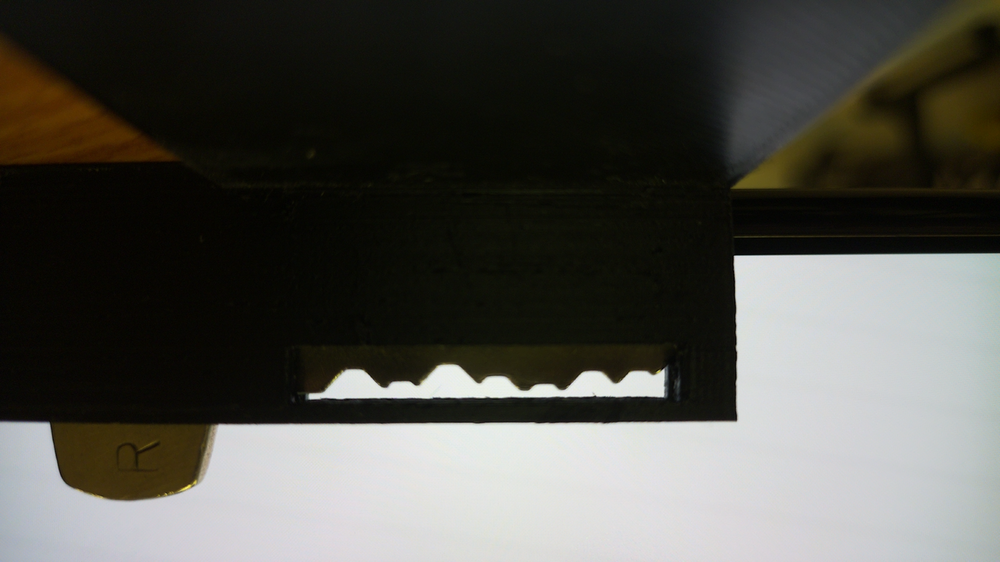
#> input picture out_capture.png, 1000 x 562 px, shrunk from 1920 x 1080 before the run
$ python gradient.py
#> lines starting #> are read from the running program, lines starting #| are printed output that depends on the picture; after the words box and inside, x2 and y2 are one past the last pixel; in counts of white or black regions, pixels touching at a corner belong together
"""
Uses cv2 Canny edge detection to get outline of key.
Outputs to an image file (out_gradient.png)
Authors: Lucas Donovan, John Larcinese
"""

import cv2
import os

# Input image
input_img = "out_capture.png"
#input_img = "Reference_Key.png" # Reference image for testing

# Read in image and convert to greyscale
img = cv2.imread(input_img, 0)
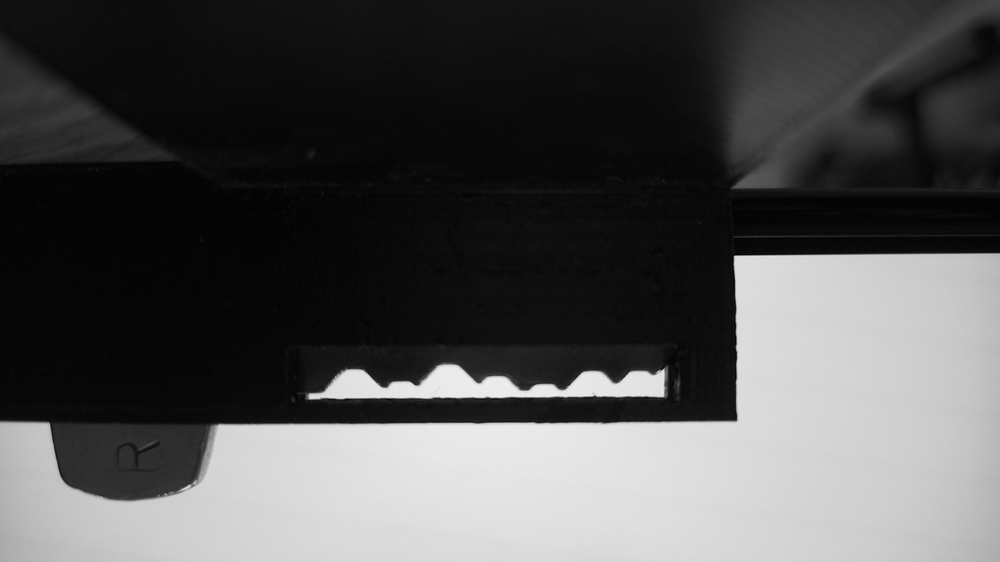
#> img: shape (562, 1000); min 0, max 241, mean 80.3
img = cv2.rotate(img, cv2.ROTATE_180)
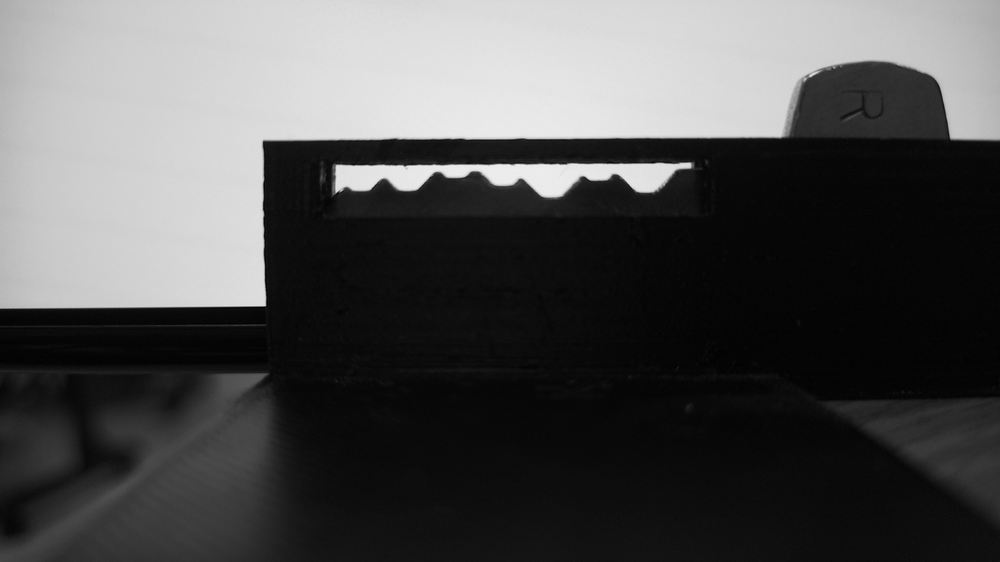
#> img: shape (562, 1000); min 0, max 241, mean 80.3

# Apply Gaussian Blur
blur = cv2.GaussianBlur(img, (7, 7), 0)

# Detect edges
edge = cv2.Canny(blur, 150, 255)
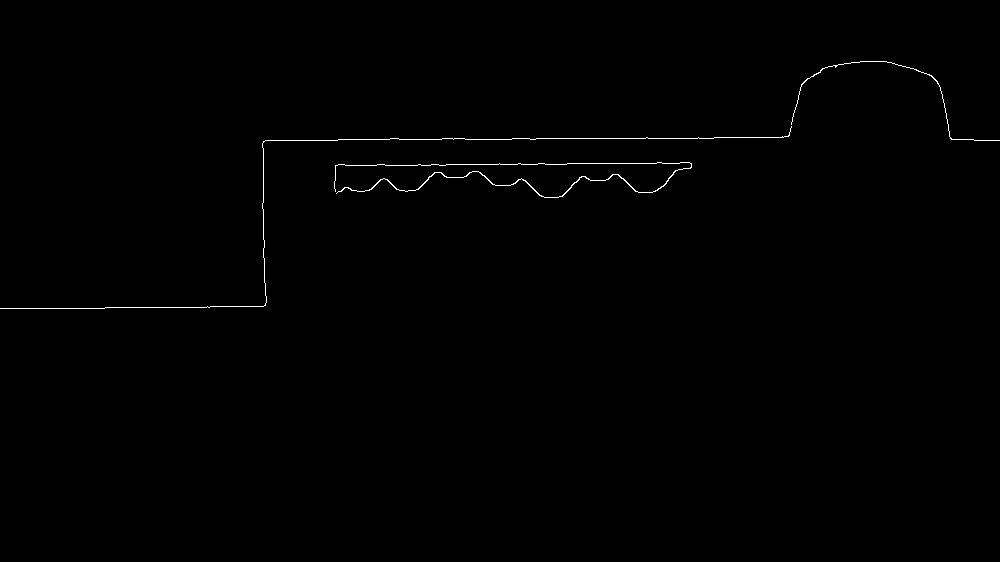
#> edge: shape (562, 1000); 0.39% white in thin lines or dots, all inside (x1, y1, x2, y2) = (0, 61, 1000, 309)

# Output image to file
#outpath = os.path.join(os.getcwd(), "out_gradient.png")
#cv2.imwrite(outpath, edge)

# Output image to screen
cv2.imshow('New image', edge)
cv2.waitKey(0)
cv2.destroyAllWindows()

$ run again, with out_gradient.png copied over out_capture.png
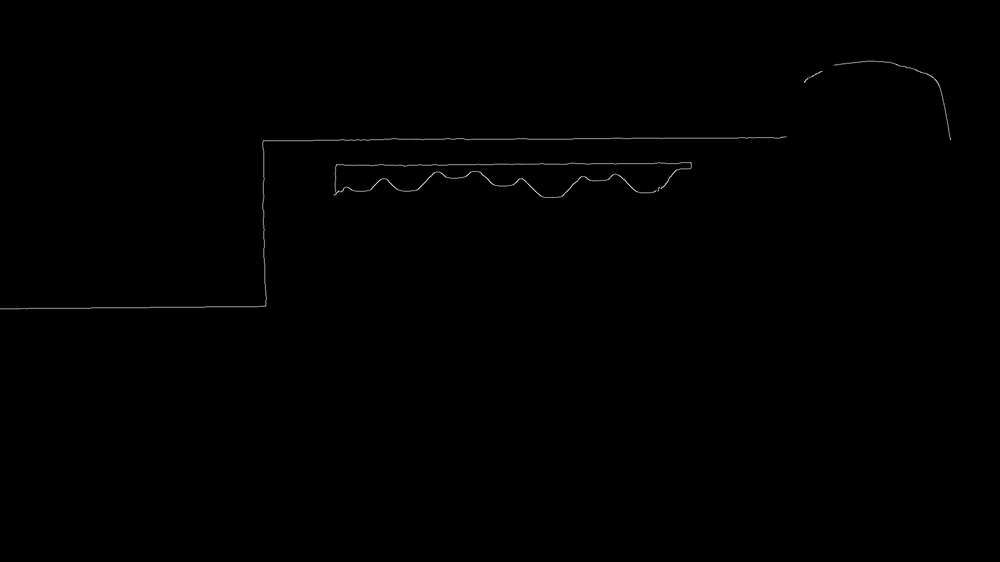
#> input picture out_gradient.png, 1000 x 562 px, shrunk from 1920 x 1080 before the run
#> img is the input picture: shape (562, 1000); min 0, max 212, mean 0.6
#> `blur = cv2.GaussianBlur(img, (7, 7), 0)`:
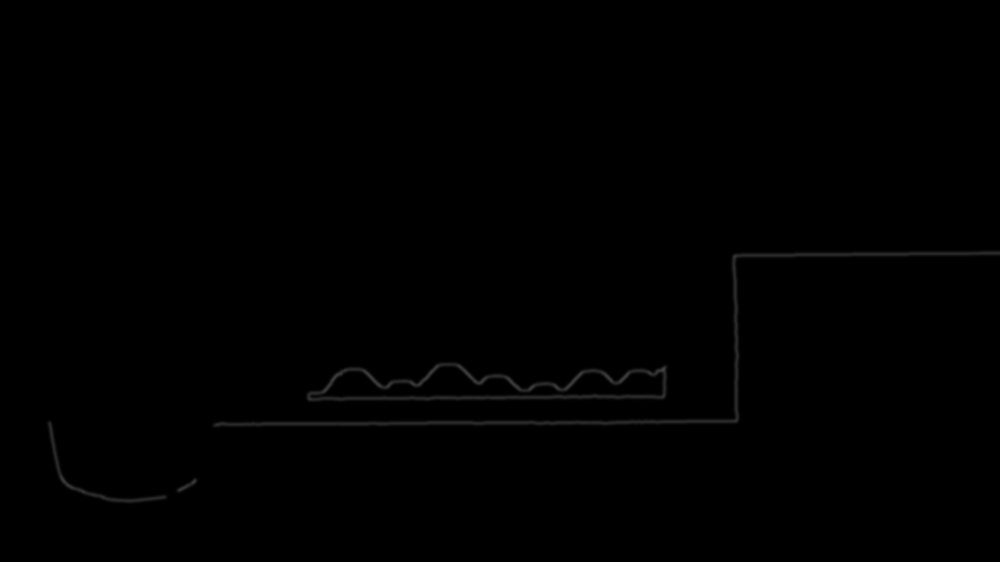
#> blur: shape (562, 1000); min 0, max 69, mean 0.6
#> edge: shape (562, 1000); every value is 0
